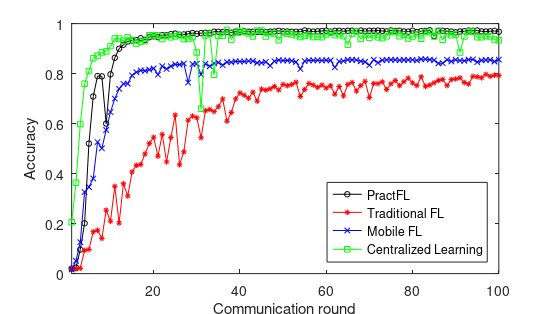

MATLAB code to generate this figure:
set(gcf,'unit','centimeters','position',[10 5 14 8]);
set(gcf,'Color',[0.9 0.9 0.9]);
marksize = 4;
linewidth = 0.7;


CR = 100;
y_low = 0;
y_up = 1.0;
% dataset number 
% 1 --> cifar
% 2 --> cifar100
% 3 --> gtsrb
dataset_num = 3;

if dataset_num == 1
    source_data = importdata('exp1_cifar.csv');
    dataset_name = 'cifar';
    filename='x4_lines_cifar10.pdf';
elseif dataset_num == 2
    source_data = importdata('exp1_cifar100.csv');
    dataset_name = 'cifar100';
    filename='x4_lines_cifar100.pdf';
elseif dataset_num ==3
    source_data = importdata('exp1_gtsrb.csv');
    dataset_name = 'gtsrb';
    filename='x4_lines_gtsrb.pdf';
end



pic_data = source_data.data;

x = 1:1:CR;
our_train_accuracy = pic_data(1:CR, 1);
our_test_accuracy = pic_data(1:CR, 2);
traditionalFL_train_accuracy = pic_data(1:CR, 3);
traditionalFL_test_accuracy = pic_data(1:CR, 4);
FL_mobile_train_accuracy = pic_data(1:CR, 5);
FL_mobile_test_accuracy = pic_data(1:CR, 6);
centralized_train_accuracy = pic_data(1:CR, 7);
centralized_test_accuracy = pic_data(1:CR, 8);

plot(x, our_train_accuracy, '-ok','LineWidth',linewidth,'MarkerSize',marksize);hold on;
plot(x, traditionalFL_train_accuracy, '-*r','LineWidth',linewidth,'MarkerSize',marksize);hold on;
plot(x, FL_mobile_train_accuracy, '-xb','LineWidth',linewidth,'MarkerSize',marksize);hold on;
plot(x, centralized_train_accuracy, '-sg','LineWidth',linewidth,'MarkerSize',marksize);hold on;

legend('PractFL','Traditional FL','Mobile FL','Centralized Learning','Location','Southeast','Orientation','vertical');



axis([1 CR y_low y_up]);
figure_FontSize=10;
set(findobj('FontSize',10),'FontSize',figure_FontSize);
figure_FontName='Arial';
set(findobj('FontName', 'Helvetica'), 'FontName', figure_FontName);
xlabel('Communication round');
ylabel('Accuracy');
%set(gca,'Position',[.13 .17 .80 .74]);
set(findobj(get(gca,'Children'),'LineWidth',0.5),'LineWidth',0.5);
set(gcf,'Units','Inches');
pos = get(gcf,'Position');
set(gcf,'PaperPositionMode','Auto','PaperUnits','Inches','PaperSize',[pos(3), pos(4)]);
%filename = './fedcav_mnist_0.3.pdf'; % 设定导出文件名
print(gcf,filename,'-dpdf','-r0')